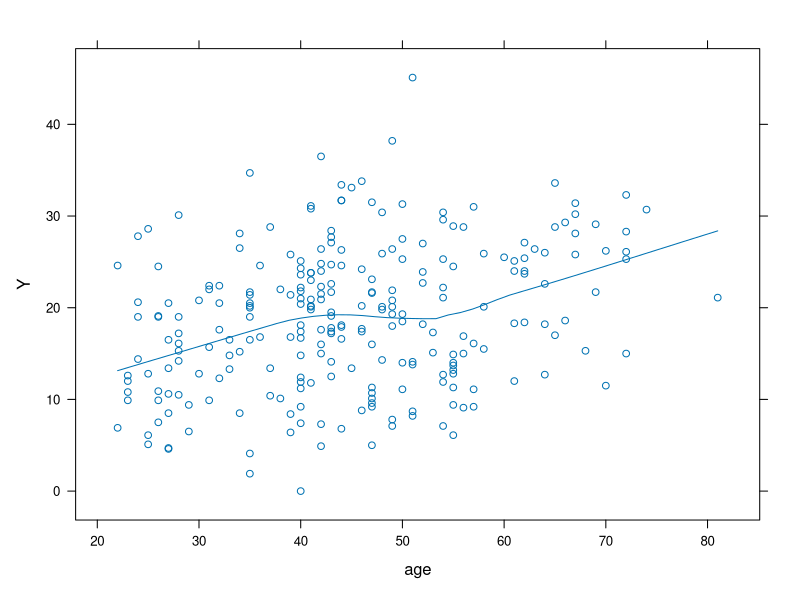
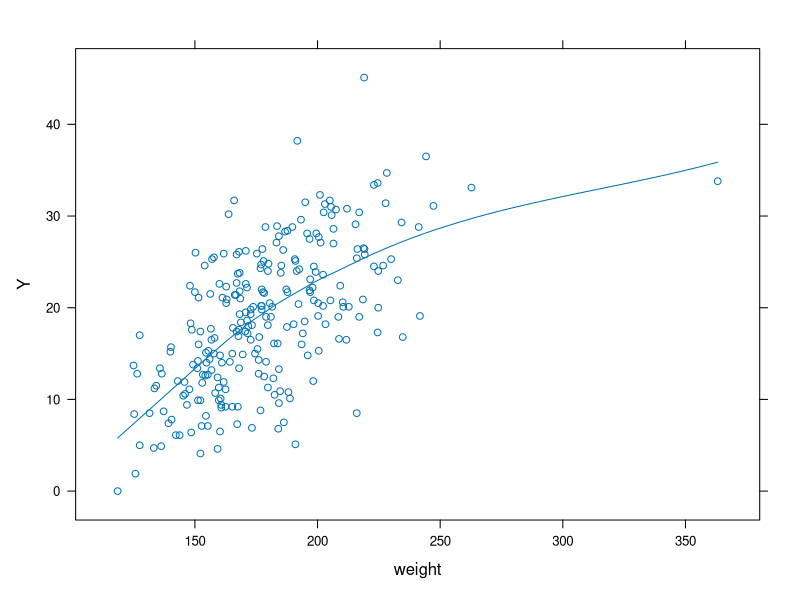
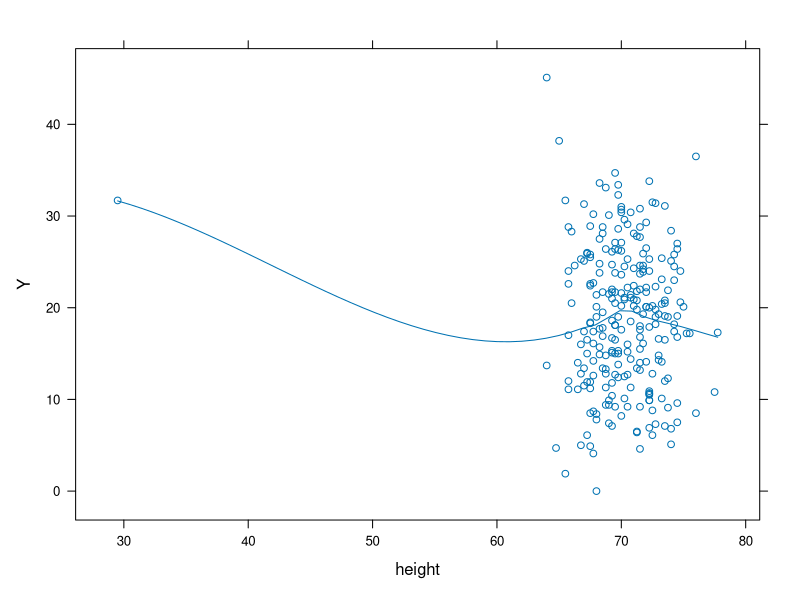
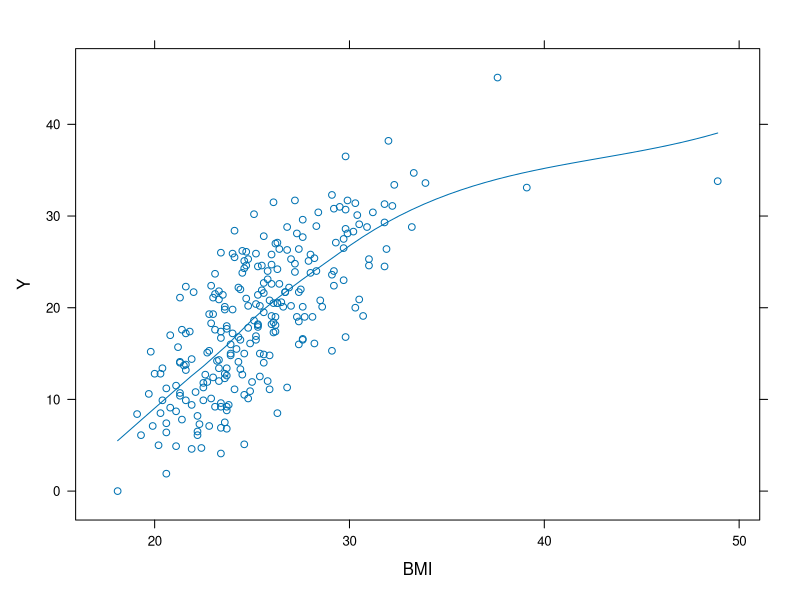
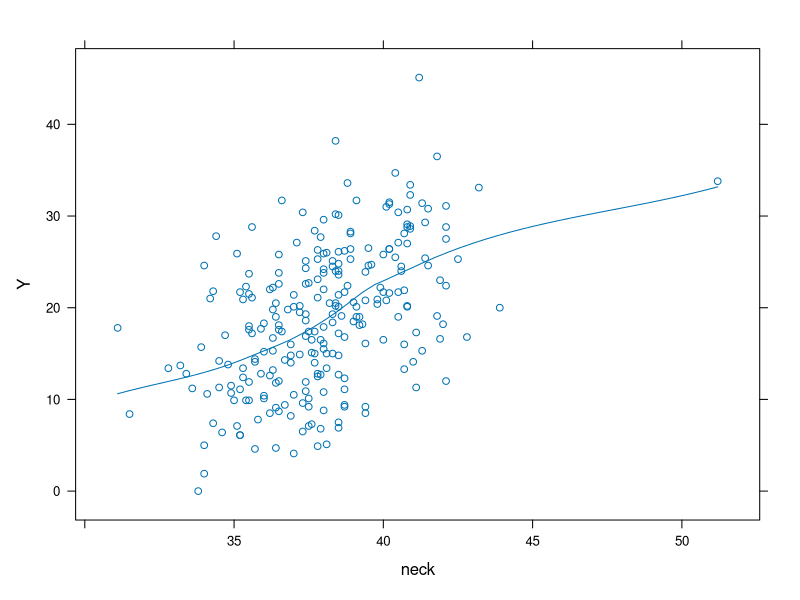
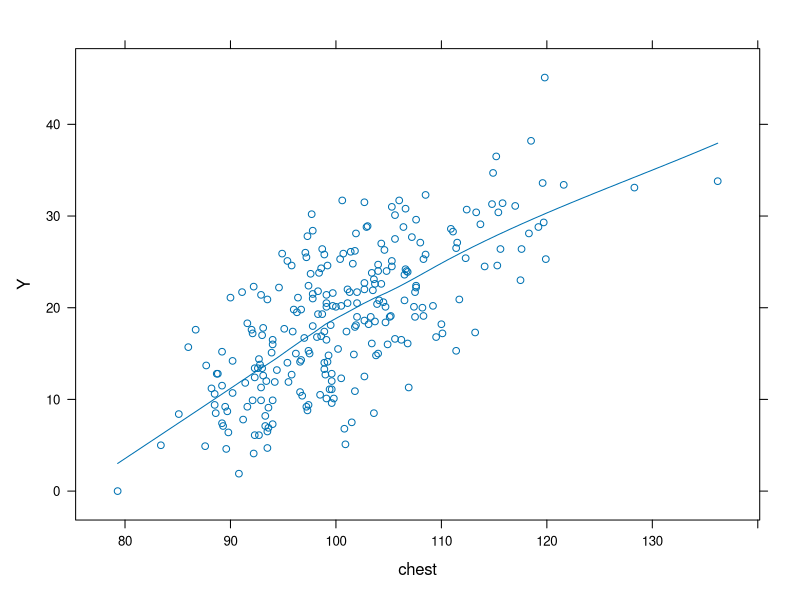
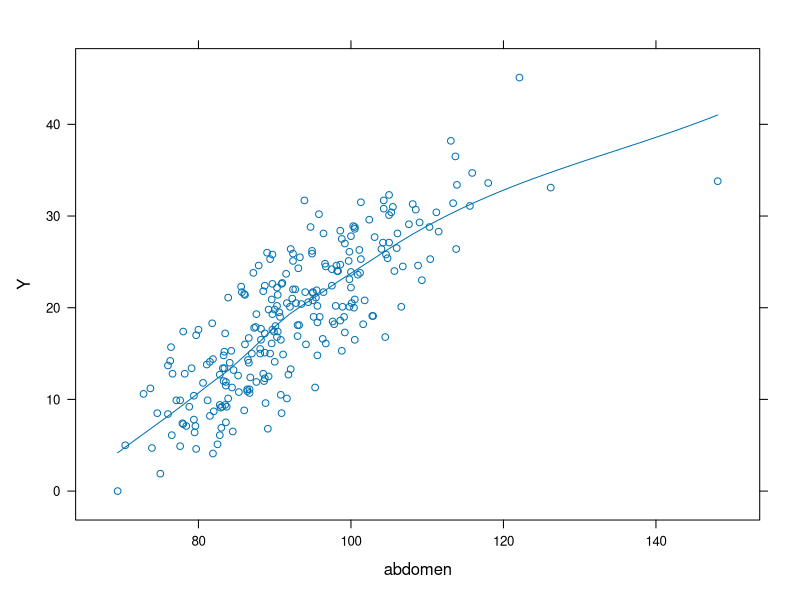
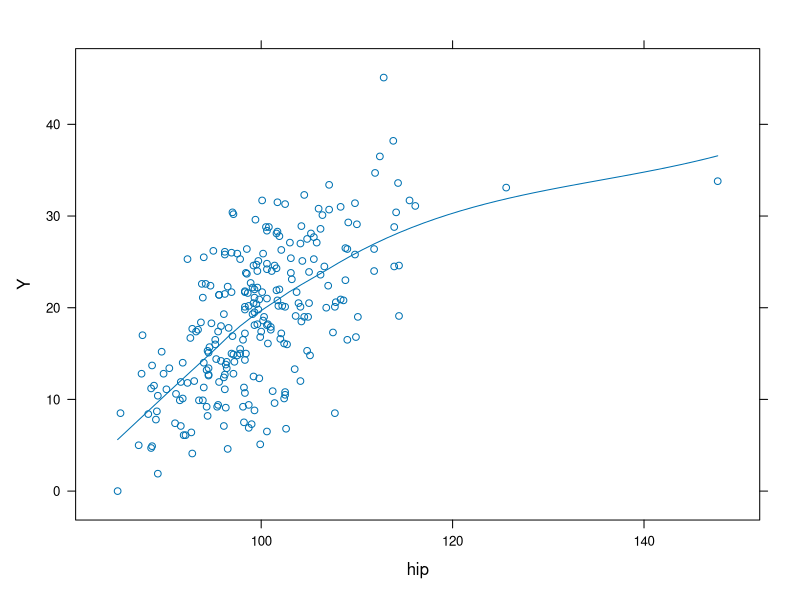

These charts were generated, in order, by the following R code:
## ---- chunk 1
library(MASS)
## ---- chunk 2
df <- read.table("../data/1.txt")
columns.for.fitting <- c("body.fat", 'age', 'weight', 'height', 'BMI', 'neck', 'chest', 'abdomen', 'hip', 'thigh', 'knee', 'ankle', 'bicep', 'forearm', 'wrist')
df <- df[, columns.for.fitting]
names(df)[names(df)=="body.fat"] <- "Y"
model <- lm(Y ~ ., data=df)
summary(model)
reduced.model <- stepAIC(model)
summary(reduced.model)
## ---- chunk 3
library(knitr)
library(lattice)
library(e1071)
library(corrplot)
library(latticeExtra)
## ---- chunk 4
plotVariable <- function(param) {
  formula <- reformulate(termlabels = param, response = 'Y')
  xyplot(formula, panel=function(...) {  
  panel.xyplot(...)
  panel.loess(...)
  }, data = df, xlab = param, ylab = "Y")
}

plotVariables <- function() {
  for (i in colnames(df)[-1]) {
    print(plotVariable(i)) 
  }
}
## ---- chunk 5
plotVariables()
## ---- chunk 6
plot(reduced.model)
## ---- chunk 7
df <- df[-c(39), ]
## ---- chunk 8
model <- lm(Y ~ . , data=df)
summary(model)
reduced.model <- stepAIC(model, direction = "backward")
summary(reduced.model)
